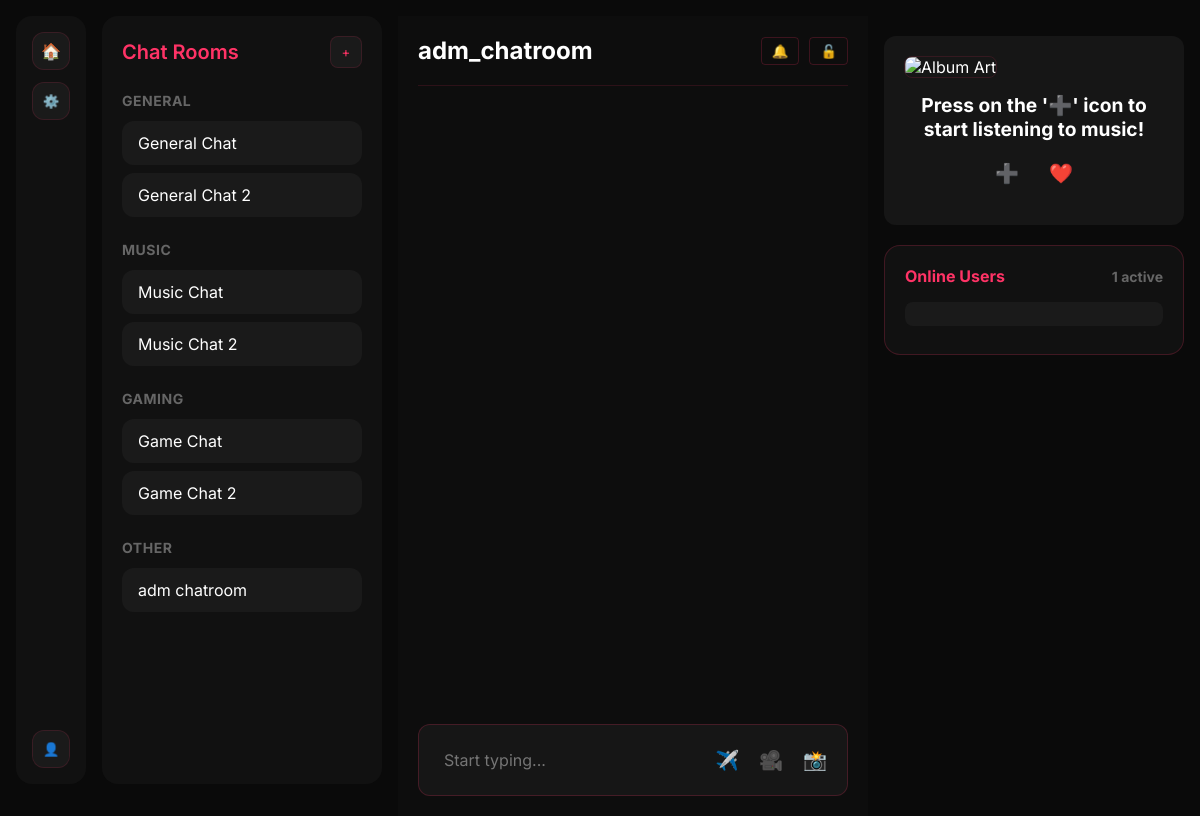
The app's page /home/chat/adm_chatroom/ (signed in), older data.
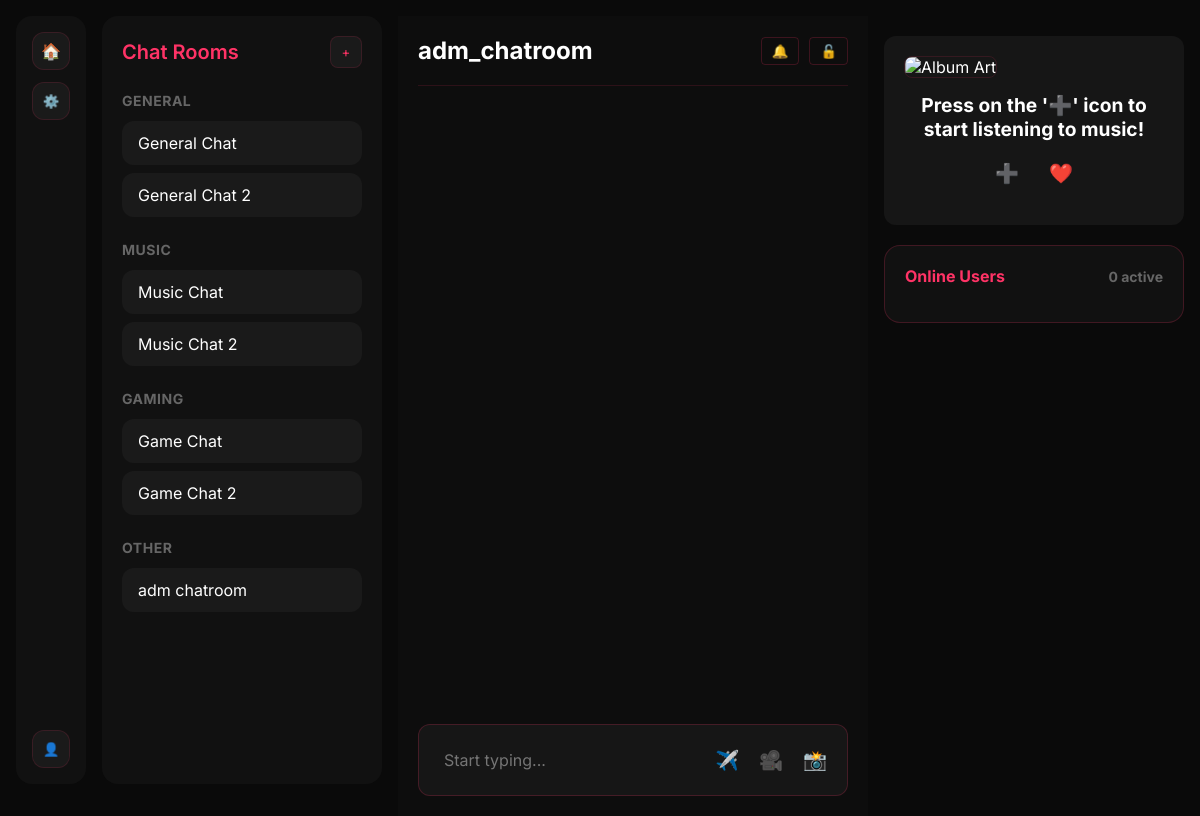
The same page, newer data.
### Chat/models.py (models this page shows)
class ChatRoom(models.Model):
    room_name = models.CharField(max_length=100, unique=True)
    online_count = models.IntegerField(blank=True)
    online_users = models.JSONField(default=list, blank=True)
    category = models.CharField(max_length=100, default="General")
    allowed = models.JSONField(default=list, blank=True)
    def __str__(self):
        return self.room_name

### Chat/views.py (the view, shortened to what this page needs)
# urls.py: path('home/chat/<str:chatroom>/', chatView, name='chatViewLogic'),
@login_required
def chatView(request, chatroom):
    TENOR_API_KEY = settings.TENOR_API_KEY
    chat_room = get_object_or_404(ChatRoom, room_name=chatroom)
    if chat_room.category == "Other":
        if request.user.username not in chat_room.allowed:
            return redirect(chatView, chatroom="General_Chat")
    chat_messages = chat_room.chat_messages.all().order_by("created")
    ChatRoomOther = ChatRoom.objects.filter(category="Other")
    action = request.POST.get("action")
    notifications = Notification.objects.filter(user = request.user)
    songs = Music.objects.all()
    randomsong = random.choice(songs)
    context = {
        "chat_room": chat_room,
        "chat_messages": chat_messages,
        "ChatRoomOther": ChatRoomOther,
        "notifications": notifications,
        "TENOR_API_KEY": TENOR_API_KEY,
    }
    return render(request, "chat/chat.html", context)

### Chat/templatetags/custom_filters.py (called while the page is built)
@register.filter
def replace_underscore(value):
    return value.replace('_', ' ')

### Chat/templates/chat/chat.html (shortened to what this page needs)
{% load static %}
{% load custom_filters %}
<!DOCTYPE html>
<html lang="en">
<head>
    <link href="https://cdnjs.cloudflare.com/ajax/libs/font-awesome/6.0.0/css/all.min.css" rel="stylesheet">
    <link rel="stylesheet" href="https://cdnjs.cloudflare.com/ajax/libs/font-awesome/6.0.0/css/all.min.css">
    <link rel="stylesheet" href="{% static 'chatstyle.css' %}">
</head>
<body>
    <div class="container">
        <div class="side-nav">
            <div class="nav-top">
                <a class="nav-button" href="{% url 'homeChatViewLogic' %}">🏠</a>
                <button class="nav-button">⚙️</button>
            </div>
            <button class="nav-button profile-button">👤</button>
        </div>
        <div class="chat-rooms">
            <div class="chat-rooms-header">
                <h2>Chat Rooms</h2>
                <form method="post">
                    <button class="add-room" name="action" value="add-room">+</button>
                </form>
            </div>
            <div class="room-list">
                <div class="room-category">
                    <h3>General</h3>
                    <a href="{% url 'chatViewLogic' chatroom='General_Chat' %}">
                        <div class="room-item">General Chat</div>
                    </a>
                    <a href="{% url 'chatViewLogic' chatroom='General_Chat_2' %}">
                        <div class="room-item">General Chat 2</div>
                    </a>
                </div>
                <div class="room-category">
                    <h3>Music</h3>
                    <a href="{% url 'chatViewLogic' chatroom='Music_Chat' %}">
                        <div class="room-item">Music Chat</div>
                    </a>
                    <a href="{% url 'chatViewLogic' chatroom='Music_Chat_2' %}">
                        <div class="room-item">Music Chat 2</div>
                    </a>
                </div>
                <div class="room-category">
                    <h3>Gaming</h3>
                    <a href="{% url 'chatViewLogic' chatroom='Game_Chat' %}">
                        <div class="room-item">Game Chat</div>
                    </a>
                    <a href="{% url 'chatViewLogic' chatroom='Game_Chat_2' %}">
                        <div class="room-item">Game Chat 2</div>
                    </a>
                </div>
                <div class="room-category">
                    <h3>Other</h3>
                    {% for ChatRoom in ChatRoomOther %}
                    {% if "Other" in ChatRoom.category %}
                    {% if request.user.username in ChatRoom.allowed %}
                    <a href="{% url 'chatViewLogic' chatroom=ChatRoom.room_name %}">
                        <div class="room-item">{{ ChatRoom.room_name|replace_underscore }}</div>
                    </a>
                    {% endif %}
                    {% endif %}
                    {% endfor %}
                </div>
            </div>
        </div>
        <div class="chat-section">
            <div class="chat-header">
                <h2>{{chat_room.room_name}}</h2>
                <div class="chat-header-actions">
                    <button>🔔</button>
                    <button>🔓</button>
                </div>
            </div>
            <div class="chat-messages">
    </div>
    <div class="type-indicator-area">
    </div>
    <div class="input-area">
        <input type="text" class="input-chat-box" placeholder="Start typing...">
        <div class="input-actions">
            <button>✈️</button>
            <button>🎥</button>
            <button>📸</button>
        </div>
    </div>
    </div>
    <div class="right-panel">
        <div class="music-player">
            {% if songs%}
            {% if isEligible %}
            <img src="{{ songs.thumbnail.url }}" alt="Album Art" class="album-art">
            <div class="track-info">
                <h3>{{ songs.title }}</h3>
                <p>{{ songs.artist }}</p>
            </div>
            <audio controls autoplay>
                <source src="{{ songs.song.url }}" type="audio/mpeg">
                Your browser does not support the audio element.
            </audio>
            {%else%}
            <img src="https://i.pinimg.com/736x/ec/e9/01/ece901e3b7a2de83e379215e778d8fb8.jpg" alt="Album Art"
                class="album-art">
            <div class="track-info">
                <h3>Not enough messages! Would you like to play a random song instead?</h3>
                <button>Yes </button>
                <button>No </button>
            </div>
            {%endif%}
            {% else %}
            <img src="https://i.pinimg.com/736x/9c/1d/df/9c1ddfa2bc9e17d4dbf4799f73622f23.jpg" alt="Album Art"
                class="album-art">
            <div class="track-info">
                <h3>Press on the '➕' icon to start listening to music!</h3>
            </div>
            {% endif %}
            {% if not songPlaying%}
            <div class="player-controls">
                <form method="post">
                    <button type="submit" id="next-song" name="action" value="add-song">➕</button>
                </form>
                <button type="submit" id="like-song" name="action" value="like-song" disabled>❤️</button>
            </div>
            {%else%}
            <div class="player-controls">
                <button type="submit" id="next-song" class="next-song" name="action" value="next-song">➤</button>
                <button type="submit" id="like-song" name="action" value="like-song">❤️</button>
            </div>
            {%endif%}
        </div>
        <div class="users-section">
            <div class="online-count">
                <h3>Online Users</h3>
                <span id='online-count'> {{ chat_room.online_count}} active</span>
            </div>
            <ul class="users-list">
                {%for user in chat_room.online_users%}
                {% if user %}
                <li></li>
                {%endif%}
                {%endfor%}
            </ul>
        </div>
    </div>
    </div>
</html>
</head>
</body>
</html>

### Chat/static/chatstyle.css (style rules this page uses)
* { margin: 0; padding: 0; box-sizing: border-box; font-family: 'Inter', sans-serif; }
body { background-color: #0a0a0a; color: #fff; min-height: 100vh; overflow: hidden; }
.container { display: grid; grid-template-columns: 70px 280px 1fr 300px; height: 100vh; gap: 16px; padding: 16px; background: #0a0a0a; }
.side-nav { background: #111; border-radius: 16px; padding: 16px; display: flex; flex-direction: column; justify-content: space-between; height: calc(100vh - 32px); }
.nav-top, .nav-bottom { display: flex; flex-direction: column; gap: 12px; align-items: center; }
.nav-button { width: 38px; height: 38px; border-radius: 12px; background: #1a1a1a; border: 1px solid #ff336622; color: #ff3366; cursor: pointer; transition: all 0.2s ease; display: flex; align-items: center; justify-content: center; text-decoration: none; }
.chat-rooms { background: #111; border-radius: 16px; padding: 20px; height: calc(100vh - 32px); display: flex; flex-direction: column; }
.chat-rooms a { text-decoration: none; }
.chat-rooms-header { display: flex; justify-content: space-between; align-items: center; margin-bottom: 24px; }
.chat-rooms-header h2 { color: #ff3366; font-size: 1.25rem; font-weight: 600; }
.add-room { width: 32px; height: 32px; border-radius: 8px; background: #1a1a1a; border: 1px solid #ff336622; color: #ff3366; cursor: pointer; transition: all 0.2s ease; }
.room-category { margin-bottom: 24px; }
.room-category h3 { color: #666; font-size: 0.875rem; margin-bottom: 12px; text-transform: uppercase; letter-spacing: 0.5px; }
.room-item { padding: 12px 16px; background: #1a1a1a; border-radius: 12px; margin-bottom: 8px; transition: all 0.2s ease; color: #fff; text-decoration: none; }
.chat-section { background: #0d0d0d; display: flex; flex-direction: column; padding: 20px; height: 100vh; overflow: hidden; }
.chat-header { padding-bottom: 20px; border-bottom: 1px solid #ff336622; margin-bottom: 20px; display: flex; justify-content: space-between; align-items: center; flex-shrink: 0; }
.chat-header-actions { display: flex; gap: 10px; }
.chat-header-actions button { background: transparent; border: 1px solid #ff336633; color: #ff3366; padding: 5px 10px; border-radius: 4px; cursor: pointer; transition: all 0.3s ease; }
.chat-messages { flex: 1; overflow-y: auto; padding-right: 10px; display: flex; flex-direction: column; gap: 15px; margin-bottom: 20px; scroll-behavior: smooth; }
.input-area { margin-top: auto; display: flex; gap: 15px; padding: 15px; background: #161616; border: 1px solid #ff336633; border-radius: 12px; flex-shrink: 0; }
.input-area input { flex: 1; padding: 10px; background: transparent; border: none; color: #fff; font-size: 1rem; }
.input-actions { display: flex; gap: 10px; }
.input-actions button { background: transparent; border: none; color: #ff3366; cursor: pointer; font-size: 1.2rem; transition: transform 0.3s ease; padding: 0 5px; }
.music-player { max-width: 400px; background: #161616; border-radius: 12px; padding: 20px; margin: 20px auto; }
.album-art { width: 100%; height: 300px; object-fit: cover; border-radius: 8px; margin-bottom: 15px; border: 1px solid #ff336622; }
.track-info { text-align: center; margin-bottom: 15px; }
.track-info h3 { margin: 0; font-size: 1.2rem; color: #fff; }
.player-controls { display: flex; justify-content: center; gap: 20px; margin: 15px 0; }
.player-controls button { background: none; border: none; font-size: 1.2rem; cursor: pointer; padding: 5px; color: #ff3366; transition: transform 0.3s ease; }
.users-section { background: #161616; border: 1px solid #ff336633; border-radius: 12px; padding: 20px; margin-top: 20px; }
.online-count { color: #ff3366; margin-bottom: 15px; font-weight: bold; display: flex; justify-content: space-between; align-items: center; }
.users-section { background: #111; border-radius: 16px; padding: 20px; flex-grow: 1; }
.online-count { display: flex; justify-content: space-between; align-items: center; margin-bottom: 16px; }
.online-count h3 { color: #ff3366; font-size: 1rem; }
.online-count span { color: #666; font-size: 0.875rem; }
.type-indicator-area { font-family: 'Arial', sans-serif; font-size: 14px; color: #555; padding: 10px 15px; border-radius: 8px; margin-top: 10px; text-align: left; width: fit-content; display: inline-block; animation: fadeIn 1s ease-in-out; }

Row changes from the older to the newer data that the page shows:
changed ChatRoom "adm chatroom": online_count "1" → "0"; online_users "[\"adm\"]" → "[]" (drawn)
